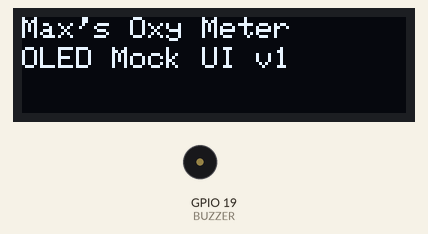
Recording of a sketch running on a simulated ESP32. Parts: 128×32 one-colour display, buzzer (waves = sounding, pin HIGH). Random numbers use the default seed unless the sketch sets one.

Above: at 0.1 s.
At 1.45 s:
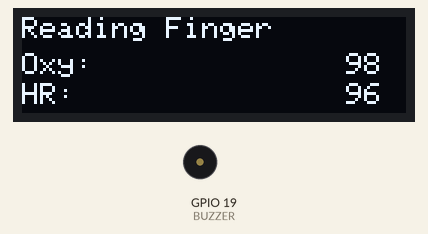
At 6.5 s:
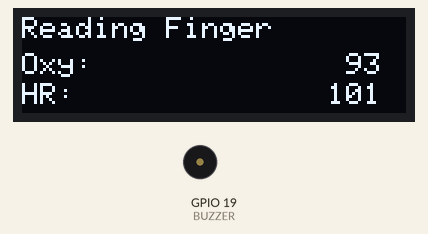
At 12.5 s:
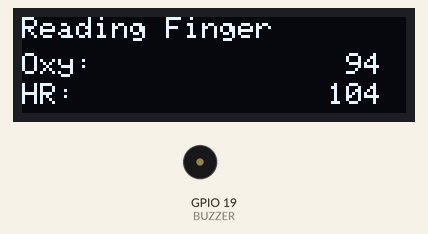
At 26.9 s:
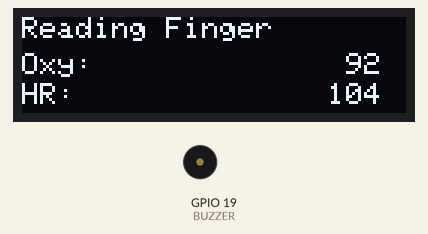
At 38.1 s:
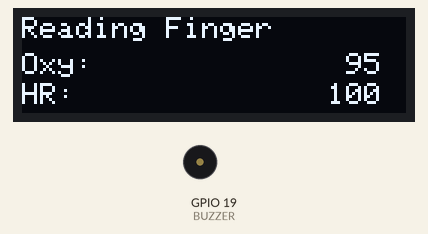

The sketch:

oled-mock-ui.ino
```cpp
#include <Wire.h>                 // I²C bus (ESP32: SDA=21, SCL=22 by default)
#include <Adafruit_GFX.h>         // Graphics primitives (text, shapes)
#include <Adafruit_SSD1306.h>     // Driver for SSD1306 OLED displays

// ---- OLED setup ----
#define SCREEN_WIDTH 128          // Pixels (your 0.91" module is 128x32)
#define SCREEN_HEIGHT 32
#define OLED_ADDR 0x3C            // Common I²C address for these OLEDs (0x3D on some)

Adafruit_SSD1306 display(SCREEN_WIDTH, SCREEN_HEIGHT, &Wire, -1);
// 4th arg is reset pin; -1 = not used (module auto-resets over I²C)

// ---- Buzzer (optional) ----
const int BUZZER = 19;            // Active buzzer on GPIO19 (3.3 V). LOW = off, HIGH = on

// ---- Mock vitals (until MAX30102 is wired) ----
int hr = 96, spo2 = 97;           // Start values for the “fake” readings
const int HR_TARGET = 80;         // Beep when HR drops to/below this
const int SPO2_MIN  = 95;         // …and SpO₂ is at/above this
bool targetReached = false;       // Simple latch so we beep once
unsigned long nextUpdate = 0;     // Millis timestamp for next UI update

// Short helper to make the buzzer chirp
void beep(int ms) {
  digitalWrite(BUZZER, HIGH);
  delay(ms);
  digitalWrite(BUZZER, LOW);
}

// Draw a two-line banner (used at startup)
void drawHeader(const char* line1, const char* line2) {
  display.clearDisplay();                 // Clear the whole framebuffer
  display.setTextSize(1);                 // 6x8 px font
  display.setTextColor(SSD1306_WHITE);    // Pixels on = white
  display.setCursor(0, 0);  display.println(line1);
  display.setCursor(0,10);  display.println(line2);
  display.display();                       // Push framebuffer to the panel
}

// Compact UI: header + two lines of values, right-aligned
void drawVitalsSmall(int s, int h) {
  // Clear the full area we draw into (avoids leftover pixels)
  display.fillRect(0, 0, 128, 32, SSD1306_BLACK);

  // Header
  display.setTextSize(1);
  display.setTextColor(SSD1306_WHITE);
  display.setCursor(0, 0);
  display.print("Reading Finger");

  // Line 1: Oxy (right-aligned at x=120 so digits don’t “jitter”)
  display.setCursor(0, 12);
  display.print("Oxy:");
  char buf1[8];
  snprintf(buf1, sizeof(buf1), "%3d", s); // pad to 3 chars
  int16_t x1, y1; uint16_t w, hgt;
  display.getTextBounds(buf1, 0, 0, &x1, &y1, &w, &hgt);
  display.setCursor(120 - w, 12);
  display.print(buf1);

  // Line 2: HR (also right-aligned)
  display.setCursor(0, 22);
  display.print("HR:");
  char buf2[8];
  snprintf(buf2, sizeof(buf2), "%3d", h);
  display.getTextBounds(buf2, 0, 0, &x1, &y1, &w, &hgt);
  display.setCursor(120 - w, 22);
  display.print(buf2);

  display.display(); // Update the screen
}

// Very small random walk so the UI looks “alive”
void updateMock() {
  hr   += random(-1, 2);          // -1, 0, or +1
  spo2 += random(-1, 2);
  hr   = constrain(hr,   55, 120);
  spo2 = constrain(spo2, 90,  99);
}

// Beep once when both targets are met; add hysteresis to prevent chatter
void checkTarget() {
  bool ok = (hr <= HR_TARGET) && (spo2 >= SPO2_MIN);
  if (ok && !targetReached) {     // first time we cross the target
    beep(120);
    targetReached = true;
  }
  // Reset the latch only after we move away from the target by a margin
  if (!ok && (hr > HR_TARGET + 2 || spo2 < SPO2_MIN - 1)) {
    targetReached = false;
  }
}

void setup() {
  pinMode(BUZZER, OUTPUT);
  digitalWrite(BUZZER, LOW);      // make sure it’s silent at boot

  Wire.begin(21, 22);             // ESP32 I²C pins: SDA=21, SCL=22
  // Start the OLED; if not found, stop here (common addresses: 0x3C/0x3D)
  if (!display.begin(SSD1306_SWITCHCAPVCC, OLED_ADDR)) {
    while (true) delay(1000);     // “fail fast” if display missing
  }

  randomSeed(esp_random());       // Good entropy source on ESP32

  // Startup splash
  drawHeader("Max's Oxy Meter", "OLED Mock UI v1");
  delay(1200);
}

void loop() {
  unsigned long now = millis();
  if (now >= nextUpdate) {
    updateMock();                 // refresh fake sensor values
    drawVitalsSmall(spo2, hr);    // redraw UI
    checkTarget();                // beep if we’ve hit the target
    nextUpdate = now + 400;       // ~2.5 Hz refresh rate
  }
}
```

Measured:
- what the display in image 2 shows lasts 0.8 s, from 6.5 s to 7.3 s
- what the display in image 4 shows lasts 1.2 s, from 26.9 s to 28.1 s
